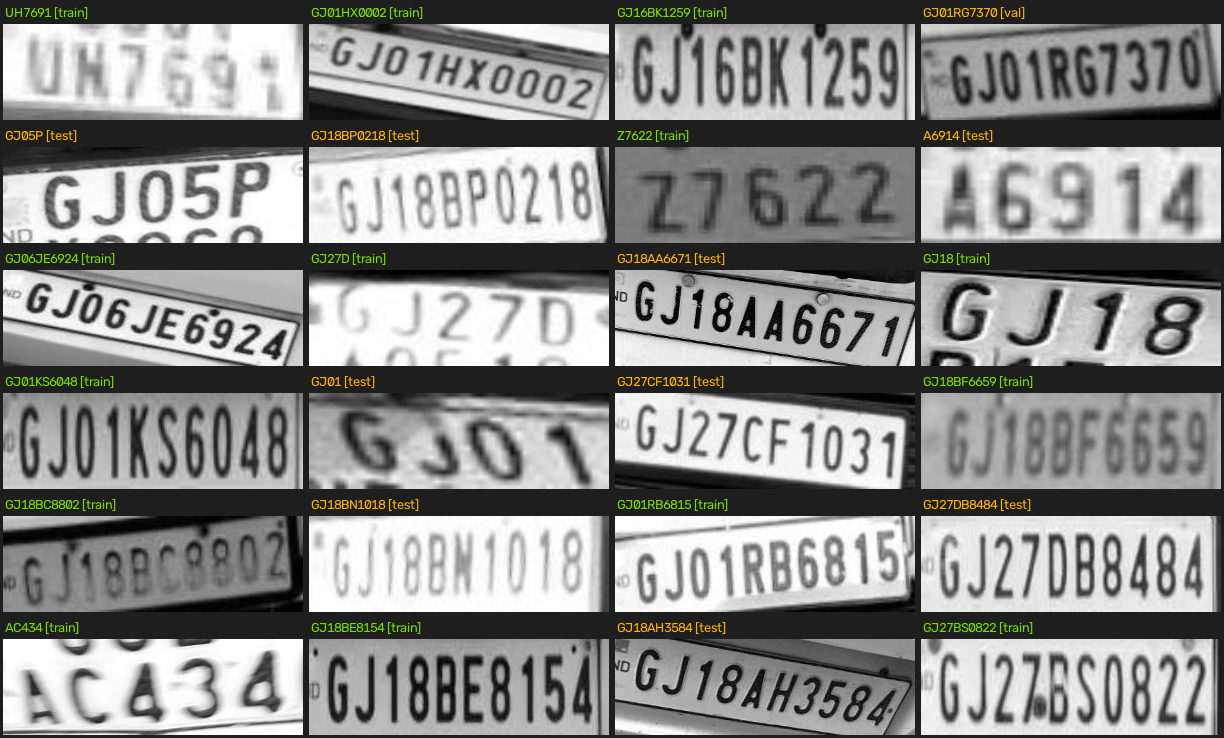
#> input picture reports/iurs_qa_sheet.png, 1224 x 738 px
$ python -i rectify.py   (imports and definitions only)
#> lines starting #> are read from the running program, lines starting #| are printed output that depends on the picture; after the words box and inside, x2 and y2 are one past the last pixel; in counts of white or black regions, pixels touching at a corner belong together
#> further down, picture is the input picture: shape (738, 1224, 3); mean B, G, R 134.6, 136.4, 136.1
"""Perspective correction for plate crops.

The detector returns axis-aligned boxes, so a plate photographed at an angle is
kept as a skewed crop.  This module estimates the plate's quadrilateral and
warps it to a rectangle.  It never replaces a reading: ``rectify`` returns
``None`` when the crop has no confident quadrilateral, and callers add the
warped copy as one more OCR candidate.
"""
from __future__ import annotations

import cv2
import numpy as np


def _order(points: np.ndarray) -> np.ndarray:
    points = np.asarray(points, dtype="float32")
    ordered = np.zeros((4, 2), dtype="float32")
    total = points.sum(axis=1)
    ordered[0] = points[np.argmin(total)]
    ordered[2] = points[np.argmax(total)]
    delta = np.diff(points, axis=1).reshape(-1)
    ordered[1] = points[np.argmin(delta)]
    ordered[3] = points[np.argmax(delta)]
    return ordered


def _quad_from_mask(mask: np.ndarray, min_area_fraction: float = 0.2) -> np.ndarray | None:
    contours, _ = cv2.findContours(mask, cv2.RETR_LIST, cv2.CHAIN_APPROX_SIMPLE)
    contours = sorted(contours, key=cv2.contourArea, reverse=True)[:15]
    image_area = mask.shape[0] * mask.shape[1]
    for contour in contours:
        if cv2.contourArea(contour) < min_area_fraction * image_area:
            break
        perimeter = cv2.arcLength(contour, True)
        for epsilon in (0.02, 0.03, 0.05):
            approx = cv2.approxPolyDP(contour, epsilon * perimeter, True)
            if len(approx) == 4 and cv2.isContourConvex(approx):
                return _order(approx.reshape(4, 2))
    return None


def find_quad(image: np.ndarray) -> np.ndarray | None:
    gray = cv2.cvtColor(image, cv2.COLOR_BGR2GRAY) if image.ndim == 3 else image
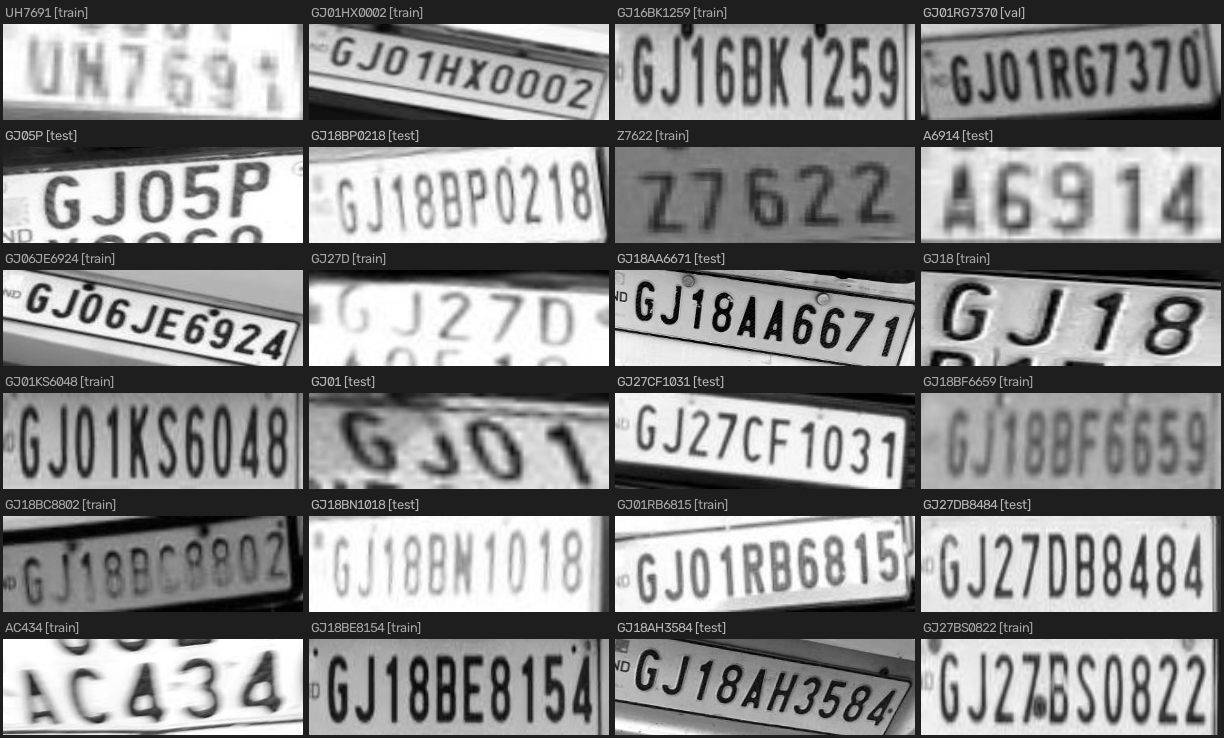
#> gray: shape (738, 1224); min 0, max 255, mean 136.1
    edges = cv2.Canny(cv2.GaussianBlur(gray, (5, 5), 0), 60, 160)
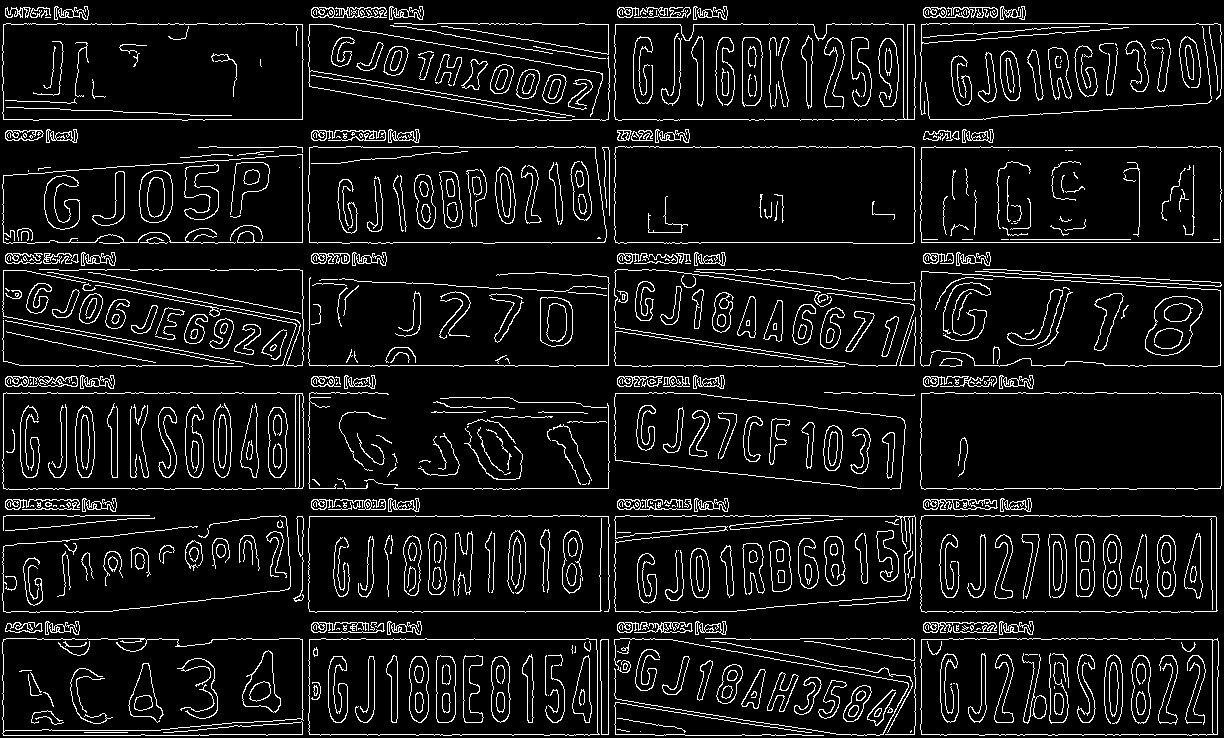
#> edges: shape (738, 1224); 8.4% white in thin lines or dots
    quad = _quad_from_mask(edges)
#> in _quad_from_mask, `contours, _ = cv2.findContours(mask, cv2.RETR_LIST, cv2.CHAIN_APPROX_S..`: contours = 1198 contours, 644 with area under 20; largest, box (x1, y1, x2, y2) and area: (920, 392, 1222, 490) 28687, (920, 392, 1222, 490) 28685, (614, 146, 916, 244) 28648, (2, 392, 304, 490) 28647, (614, 146, 916, 244) 28646
#> in _quad_from_mask, `contours = sorted(contours, key=cv2.contourArea, reverse=True)[:15]`: contours = 15 contours; largest, box (x1, y1, x2, y2) and area: (920, 392, 1222, 490) 28687, (920, 392, 1222, 490) 28685, (614, 146, 916, 244) 28648, (2, 392, 304, 490) 28647, (614, 146, 916, 244) 28646
#> the loop in _quad_from_mask, `for contour in contours:` made 1 pass
    if quad is not None:
        return quad
    _, otsu = cv2.threshold(gray, 0, 255, cv2.THRESH_BINARY | cv2.THRESH_OTSU)
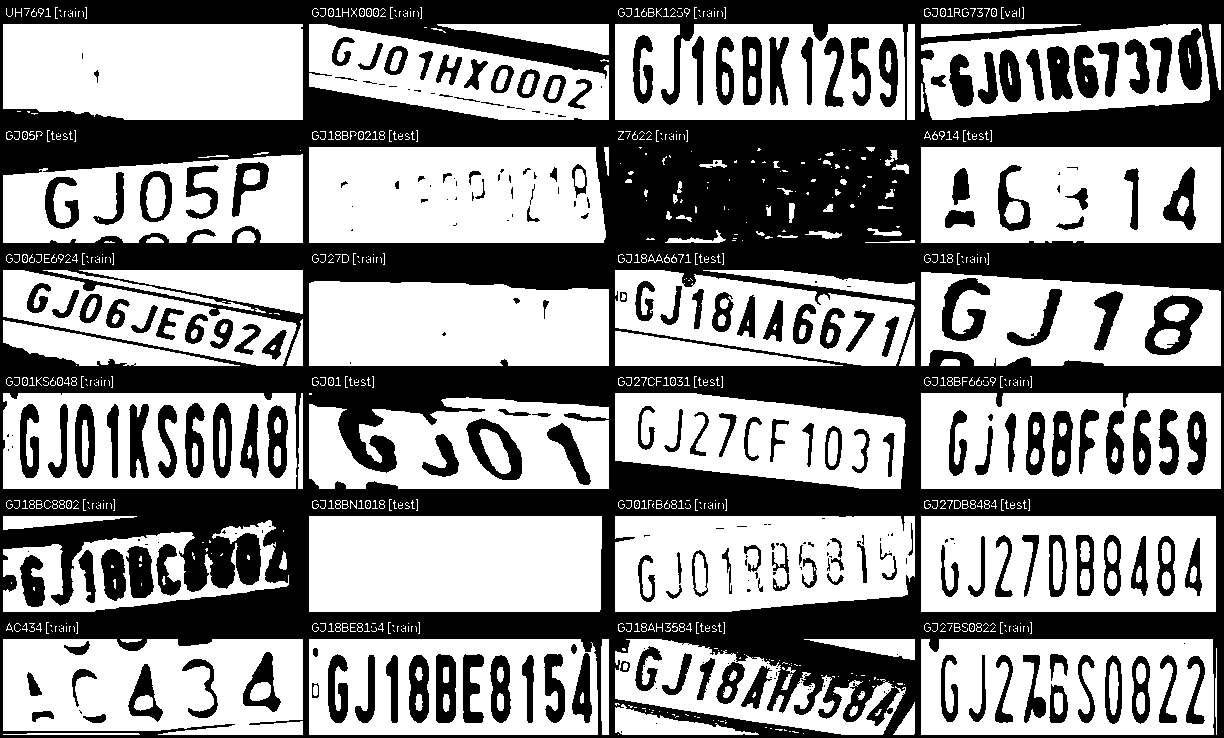
#> otsu: shape (738, 1224); 55.2% white; 324 black regions (113 under 20 px)
    return _quad_from_mask(otsu)
#> in _quad_from_mask (call 2), `contours, _ = cv2.findContours(mask, cv2.RETR_LIST, cv2.CHAIN_APPROX_S..`: contours = 1236 contours, 815 with area under 20; largest, box (x1, y1, x2, y2) and area: (921, 147, 1221, 243) 28328, (921, 393, 1221, 489) 28249, (921, 516, 1216, 612) 27930, (309, 516, 602, 612) 27676, (309, 147, 606, 243) 27630
#> in _quad_from_mask (call 2), `contours = sorted(contours, key=cv2.contourArea, reverse=True)[:15]`: contours = 15 contours; largest, box (x1, y1, x2, y2) and area: (921, 147, 1221, 243) 28328, (921, 393, 1221, 489) 28249, (921, 516, 1216, 612) 27930, (309, 516, 602, 612) 27676, (309, 147, 606, 243) 27630
#> the loop in _quad_from_mask (call 2), `for contour in contours:` made 1 pass


def rectify(image: np.ndarray, min_width: int = 40, min_aspect: float = 1.2, max_aspect: float = 10.0) -> np.ndarray | None:
    if image is None or getattr(image, "size", 0) == 0:
        return None
    quad = find_quad(image)
    if quad is None:
        return None
    top_left, top_right, bottom_right, bottom_left = quad
    width = max(
        float(np.linalg.norm(top_right - top_left)),
        float(np.linalg.norm(bottom_right - bottom_left)),
    )
    height = max(
        float(np.linalg.norm(bottom_left - top_left)),
        float(np.linalg.norm(bottom_right - top_right)),
    )
    if height < 8 or width < min_width:
        return None
    aspect = width / height
    if not min_aspect <= aspect <= max_aspect:
        return None
    source = np.array([top_left, top_right, bottom_right, bottom_left], dtype="float32")
    target = np.array(
        [[0, 0], [width - 1, 0], [width - 1, height - 1], [0, height - 1]],
        dtype="float32",
    )
    matrix = cv2.getPerspectiveTransform(source, target)
    warped = cv2.warpPerspective(image, matrix, (int(round(width)), int(round(height))))
    return warped if warped.size else None

>>> import cv2
>>> picture = cv2.imread('../../reports/iurs_qa_sheet.png')
>>> result = rectify(picture)
